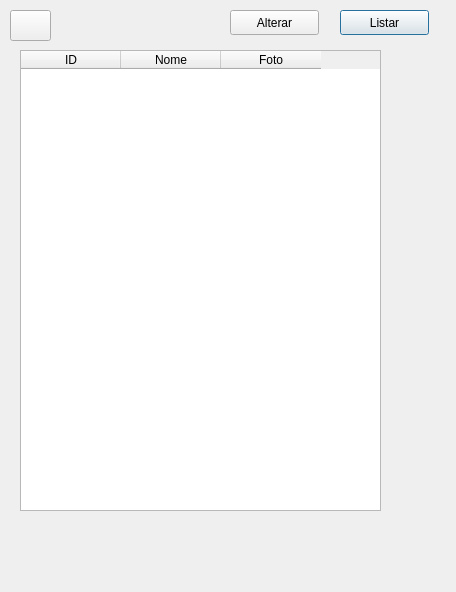
<?xml version="1.0" encoding="UTF-8"?>
<ui version="4.0">
 <class>TelaListagemMarca</class>
 <widget class="QDialog" name="TelaListagemMarca">
  <property name="geometry">
   <rect>
    <x>0</x>
    <y>0</y>
    <width>456</width>
    <height>592</height>
   </rect>
  </property>
  <property name="windowTitle">
   <string>Listar Marca</string>
  </property>
  <widget class="QPushButton" name="pushButton_Listar">
   <property name="geometry">
    <rect>
     <x>340</x>
     <y>10</y>
     <width>89</width>
     <height>25</height>
    </rect>
   </property>
   <property name="cursor">
    <cursorShape>PointingHandCursor</cursorShape>
   </property>
   <property name="text">
    <string>Listar</string>
   </property>
   <property name="default">
    <bool>true</bool>
   </property>
  </widget>
  <widget class="QTableWidget" name="tableWidget_Listagem">
   <property name="geometry">
    <rect>
     <x>20</x>
     <y>50</y>
     <width>361</width>
     <height>461</height>
    </rect>
   </property>
   <property name="iconSize">
    <size>
     <width>50</width>
     <height>50</height>
    </size>
   </property>
   <attribute name="verticalHeaderDefaultSectionSize">
    <number>50</number>
   </attribute>
   <column>
    <property name="text">
     <string>ID</string>
    </property>
   </column>
   <column>
    <property name="text">
     <string>Nome</string>
    </property>
   </column>
   <column>
    <property name="text">
     <string>Foto</string>
    </property>
   </column>
  </widget>
  <widget class="QPushButton" name="pushButton">
   <property name="geometry">
    <rect>
     <x>10</x>
     <y>10</y>
     <width>41</width>
     <height>31</height>
    </rect>
   </property>
   <property name="styleSheet">
    <string notr="true">qproperty-icon:url(:/rec/img/reply-arrow-filled.png)</string>
   </property>
   <property name="text">
    <string/>
   </property>
   <property name="iconSize">
    <size>
     <width>24</width>
     <height>24</height>
    </size>
   </property>
  </widget>
  <widget class="QPushButton" name="pushButton_Alterar">
   <property name="geometry">
    <rect>
     <x>230</x>
     <y>10</y>
     <width>89</width>
     <height>25</height>
    </rect>
   </property>
   <property name="text">
    <string>Alterar</string>
   </property>
  </widget>
 </widget>
 <resources/>
 <connections/>
</ui>
